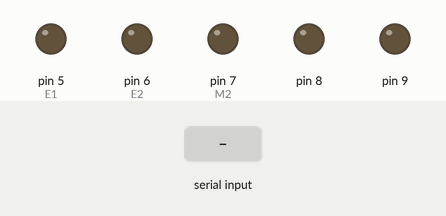
The sketch below on a simulated Arduino Uno, built with avr-gcc and run on an emulated ATmega328P. Parts: output pins drawn as LEDs (lit = HIGH). The inputs (shaded band) are chosen by the test bench.

Above: at 1.2 s.
1.3 s: "A" received over Serial
At 1.6 s:
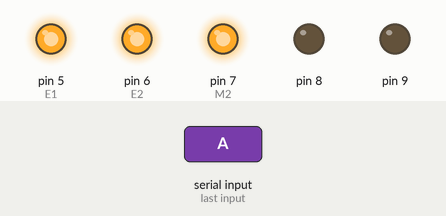
2.8 s: "s" received over Serial
At 4.0 s:
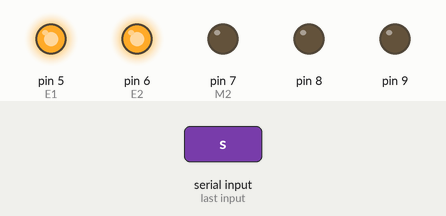
4.3 s: "a" received over Serial
At 5.1 s:
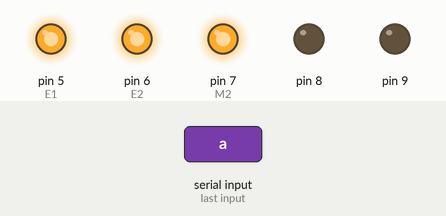
5.8 s: "d" received over Serial
At 6.2 s:
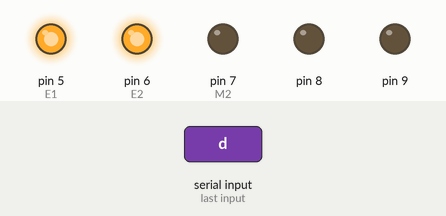
Timing chart, 0 to 8.3 s (numbered marks = the images above; inputs shaded):
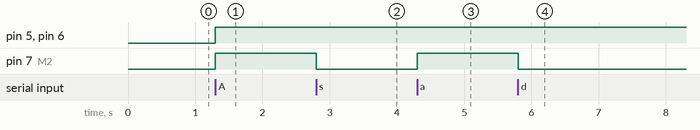

The sketch:

sketch_dec11a.ino
```cpp
int E1 = 5;     //定义M1使能端
int E2 = 6;     //定义M2使能端
int M1 = 4;    //定义M1控制端
int M2 = 7;    //定义M1控制端
void stop(void){                 //停止
       digitalWrite(E1,LOW);
       digitalWrite(E2,LOW);
}

void advance(char a,char b){           //前进
       analogWrite (E1,a);             //PWM调速
       digitalWrite(M1,HIGH);
       analogWrite (E2,b);
       digitalWrite(M2,HIGH);
}
void back_off (char a,char b) {          //后退
       analogWrite (E1,a);
       digitalWrite(M1,LOW);
       analogWrite (E2,b);
       digitalWrite(M2,LOW);
}
void turn_L (char a,char b) {           //左转
       analogWrite (E1,a);
       digitalWrite(M1,LOW);
       analogWrite (E2,b);
       digitalWrite(M2,HIGH);
}
void turn_R (char a,char b) {           //右转
       analogWrite (E1,a);
       digitalWrite(M1,HIGH);
       analogWrite (E2,b);
       digitalWrite(M2,LOW);
}

void setup(void) {
    int i;
    for(i=6;i<=9;i++)
    pinMode(i, OUTPUT);
    Serial.begin(9600);      //设置串口波特率
}

void loop(void) {
   if(Serial.available()>0){
     char val = Serial.read();
     if(val!=-1){
          switch(val){
             case 'A'://前进
                     advance (255,255);   //PWM调速
                     break;
             case 's'://后退
                     back_off (255,255);
                     break;
             case 'a'://左转
                     turn_L (255,255);
                     break;
             case 'd'://右转
                     turn_R (255,255);
                     break;
            }
          delay(40);
       }
      else stop();
   }
}
```

Measured:
- after the input at 1.3 s, pin 5 (E1), pin 6 (E2), pin 7 (M2): LOW → HIGH at once
- after the input at 2.8 s, pin 7 (M2): HIGH → LOW at once
- after the input at 4.3 s, pin 7 (M2): LOW → HIGH at once
- after the input at 5.8 s, pin 7 (M2): HIGH → LOW at once
